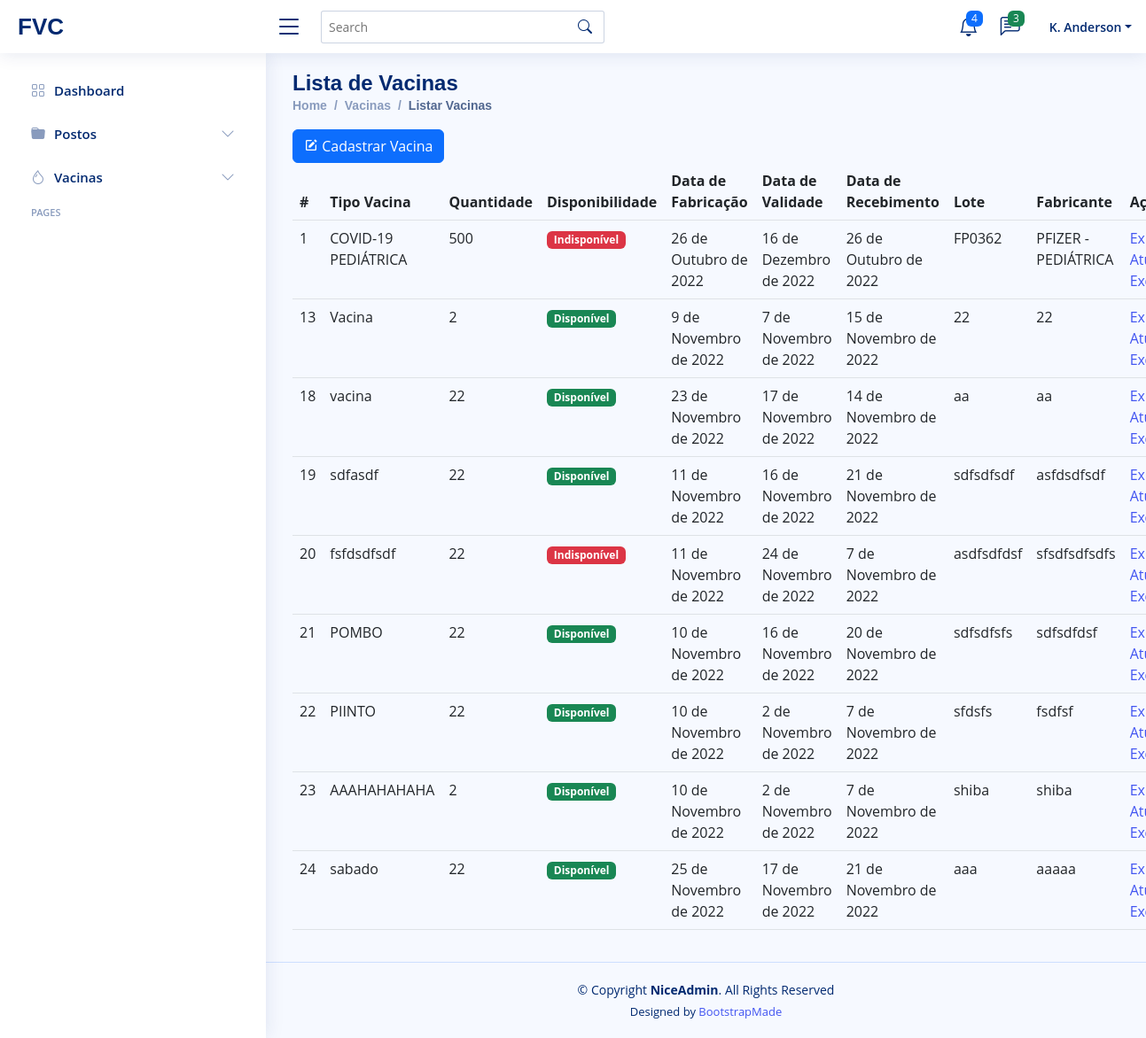
Page /vacindex/ on the earlier database version.
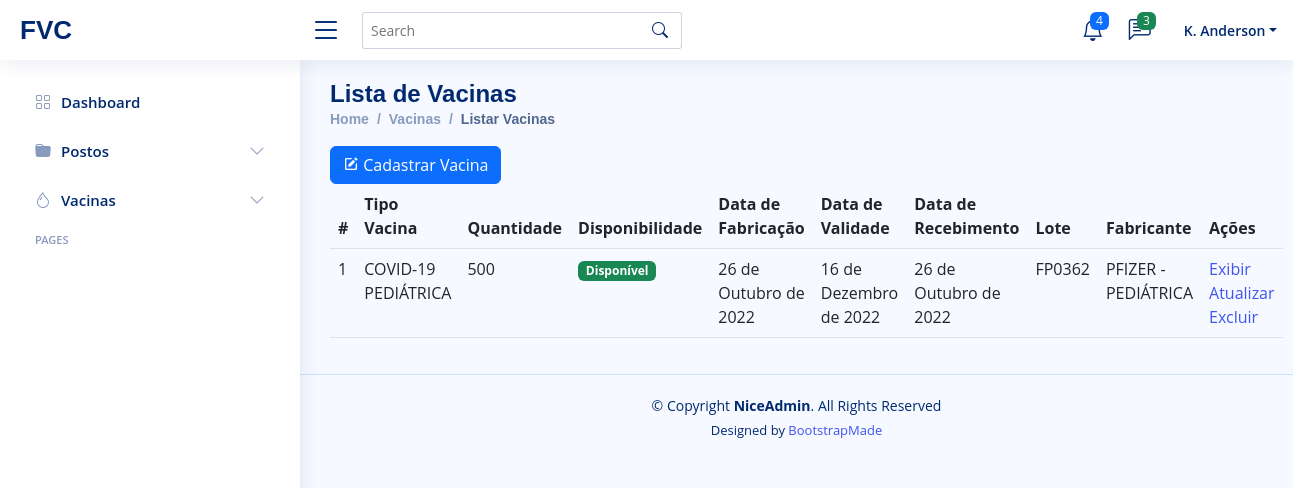
Same page on the later database version.
### core/models.py (models this page shows, shortened)
class vacinas(models.Model):
    DISPONIBILIDADE_CHOICES=[
        [1, "Disponível"],
        [0, "Indisponível"]
    ]
    vac_tipo_vacina = models.CharField(max_length = 120)
    vac_lote = models.CharField(max_length = 45)
    vac_fabricante = models.CharField(max_length = 45)
    vac_descricao = models.TextField(max_length = 300)
    vac_quantidade = models.IntegerField()
    vac_disponibilidade = models.BooleanField(choices=DISPONIBILIDADE_CHOICES)
    vac_contraindicacao = models.TextField(max_length = 300)
    vac_reacoes = models.TextField(max_length = 300)
    vac_data_fabricacao = models.DateField()
    vac_data_validade = models.DateField()
    vac_data_recebimento = models.DateField()
    vac_posto = models.ForeignKey("Postos", on_delete=models.CASCADE, related_name='Vacinas')
    vac_dias = models.ManyToManyField("Dias", related_name = "Vacinas")
    class Meta:
        verbose_name_plural = "Vacinas"

### core/views.py (the view)
# urls.py: path('vacindex/', vac_index, name= "lista_vacinas"),
def vac_index(request):
    vacina = vacinas.objects.all()
    pacote = {"vacinaChave": vacina}
    return render(request, "vac-index.html", pacote)

### core/templates/vac-index.html (shortened to what this page needs)
{%extends 'layouts/pages-blank.html'%}
{%block page-name%}Lista de Vacinas{%endblock page-name%}
{%block directory%}
<li class="breadcrumb-item"><a href="index.html">Home</a></li>
<li class="breadcrumb-item">Vacinas</li>
<li class="breadcrumb-item active">Listar Vacinas</li>
{%endblock directory%}
{%block main-content%}
<a href= "{% url 'create_vacinas'%}">
  <button type="button" class="btn btn-primary">
    <i class="bx bxs-edit"></i>
    Cadastrar Vacina
  </button>
  </a>
<table class="table">
  <thead>
    <tr>
      <th scope="col">#</th>
      <th scope="col">Tipo Vacina</th>
      <th scope="col">Quantidade</th>
      <th scope="col">Disponibilidade</th>
      <th scope="col">Data de Fabricação</th>
      <th scope="col">Data de Validade</th>
      <th scope="col">Data de Recebimento</th>
      <th scope="col">Lote</th>
      <th scope="col">Fabricante</th>
      <th scope="col">Ações</th>
    </tr>
  </thead>
  <tbody>
    {%for i in vacinaChave%}
    <tr>
        <td>{{i.id}} </td>
        <td>{{i.vac_tipo_vacina}}</td>
        <td>{{i.vac_quantidade}}</td>
        {%if i.vac_disponibilidade%}
        <td><span class="badge bg-success">Disponível</span></td>
        {% else %}
        <td><span class="badge bg-danger">Indisponível</span></td>
        {% endif %}
        <td>{{i.vac_data_fabricacao}} </td>
        <td>{{i.vac_data_validade}} </td>
        <td>{{i.vac_data_recebimento}} </td>
        <td>{{i.vac_lote}} </td>
        <td>{{i.vac_fabricante}} </td>
        <td>
            <a href="{%url 'show_vacinas' i.id%}">Exibir</a>
            <a href="{%url 'update_vacinas' i.id%}">Atualizar</a>
            <a href="{%url 'delete_vacinas' i.id%}">Excluir</a>
        </td>
    </tr>
    {%endfor%}
  </tbody>
</table>
{%endblock main-content%}

### core/templates/layouts/pages-blank.html (shortened to what this page needs)
<!DOCTYPE html>
<html lang="en">
{%load static%}
<head>
  <link href="{% static 'assets/vendor/bootstrap/css/bootstrap.min.css'%}" rel="stylesheet">
  <link href="{% static 'assets/vendor/bootstrap-icons/bootstrap-icons.css'%}" rel="stylesheet">
  <link href="{% static 'assets/vendor/boxicons/css/boxicons.min.css'%}" rel="stylesheet">
  <link href="{% static 'assets/vendor/quill/quill.snow.css'%}" rel="stylesheet">
  <link href="{% static 'assets/vendor/quill/quill.bubble.css'%}" rel="stylesheet">
  <link href="{% static 'assets/vendor/remixicon/remixicon.css'%}" rel="stylesheet">
  <link href="{% static 'assets/vendor/simple-datatables/style.css'%}" rel="stylesheet">
  <link href="{% static 'assets/css/style.css'%}" rel="stylesheet">
</head>
<body>
  <header id="header" class="header fixed-top d-flex align-items-center">
    <div class="d-flex align-items-center justify-content-between">
      <a href="index.html" class="logo d-flex align-items-center">
        <span class="d-none d-lg-block">FVC</span>
      </a>
      <i class="bi bi-list toggle-sidebar-btn"></i>
    </div>
    <div class="search-bar">
      <form class="search-form d-flex align-items-center" method="POST" action="#">
        <input type="text" name="query" placeholder="Search" title="Enter search keyword">
        <button type="submit" title="Search"><i class="bi bi-search"></i></button>
      </form>
    </div>
    <nav class="header-nav ms-auto">
      <ul class="d-flex align-items-center">
        <li class="nav-item dropdown">
          <a class="nav-link nav-icon" href="#" data-bs-toggle="dropdown">
            <i class="bi bi-bell"></i>
            <span class="badge bg-primary badge-number">4</span>
          </a>
        </li>
        <li class="nav-item dropdown">
          <a class="nav-link nav-icon" href="#" data-bs-toggle="dropdown">
            <i class="bi bi-chat-left-text"></i>
            <span class="badge bg-success badge-number">3</span>
          </a>
        </li>
        <li class="nav-item dropdown pe-3">
          <a class="nav-link nav-profile d-flex align-items-center pe-0" href="#" data-bs-toggle="dropdown">
            <span class="d-none d-md-block dropdown-toggle ps-2">K. Anderson</span>
          </a>
        </li>
      </ul>
    </nav>
  </header>
  <aside id="sidebar" class="sidebar">
    <ul class="sidebar-nav" id="sidebar-nav">
      <li class="nav-item">
        <a class="nav-link collapsed" href="index.html">
          <i class="bi bi-grid"></i>
          <span>Dashboard</span>
        </a>
      </li>
      <li class="nav-item">
        <a class="nav-link collapsed" data-bs-target="#components-nav" data-bs-toggle="collapse" href="#">
          <i class="bi bi-folder-fill"></i><span>Postos</span><i class="bi bi-chevron-down ms-auto"></i>
        </a>
      </li>
      <li class="nav-item">
        <a class="nav-link collapsed" data-bs-target="#forms-nav" data-bs-toggle="collapse" href="#">
          <i class="bi bi-droplet"></i><span>Vacinas</span><i class="bi bi-chevron-down ms-auto"></i>
        </a>
      </li>
      <li class="nav-heading">Pages</li>
  </aside>
  <main id="main" class="main">
    <div class="pagetitle">
      <h1>{%block page-name%}{%endblock page-name%}</h1>
      <nav>
        <ol class="breadcrumb">
          {%block directory%}
          {%endblock directory%}
        </ol>
      </nav>
    </div>
    <section class="section">
      {%block main-content%}
      {%endblock main-content%}
    </section>
  </main>
  <footer id="footer" class="footer">
    <div class="copyright">
      &copy; Copyright <strong><span>NiceAdmin</span></strong>. All Rights Reserved
    </div>
    <div class="credits">
      Designed by <a href="https://bootstrapmade.com/">BootstrapMade</a>
    </div>
  </footer>
</body>
</html>

### core/static/assets/css/style.css (style rules this page uses)
:root { scroll-behavior: smooth; }
body { font-family: "Open Sans", sans-serif; background: #f6f9ff; color: #444444; }
a { color: #4154f1; text-decoration: none; }
h1, h2, h3, h4, h5, h6 { font-family: "Nunito", sans-serif; }
#main { margin-top: 60px; padding: 20px 30px; transition: all 0.3s; }
.pagetitle { margin-bottom: 10px; }
.pagetitle h1 { font-size: 24px; margin-bottom: 0; font-weight: 600; color: #012970; }
.breadcrumb { font-size: 14px; font-family: "Nunito", sans-serif; color: #899bbd; font-weight: 600; }
.breadcrumb a { color: #899bbd; transition: 0.3s; }
.breadcrumb .breadcrumb-item::before { color: #899bbd; }
.breadcrumb .active { color: #51678f; font-weight: 600; }
.logo { line-height: 1; }
@media (min-width: 1200px) { .logo { width: 280px; } }
.logo span { font-size: 26px; font-weight: 700; color: #012970; font-family: "Nunito", sans-serif; }
.header { transition: all 0.5s; z-index: 997; height: 60px; box-shadow: 0px 2px 20px rgba(1, 41, 112, 0.1); background-color: #fff; padding-left: 20px; }
.header .toggle-sidebar-btn { font-size: 32px; padding-left: 10px; cursor: pointer; color: #012970; }
.header .search-bar { min-width: 360px; padding: 0 20px; }
.header .search-form { width: 100%; }
.header .search-form input { border: 0; font-size: 14px; color: #012970; border: 1px solid rgba(1, 41, 112, 0.2); padding: 7px 38px 7px 8px; border-radius: 3px; transition: 0.3s; width: 100%; }
.header .search-form button { border: 0; padding: 0; margin-left: -30px; background: none; }
.header .search-form button i { color: #012970; }
.header-nav ul { list-style: none; }
.header-nav>ul { margin: 0; padding: 0; }
.header-nav .nav-icon { font-size: 22px; color: #012970; margin-right: 25px; position: relative; }
.header-nav .nav-profile { color: #012970; }
.header-nav .nav-profile span { font-size: 14px; font-weight: 600; }
.header-nav .badge-number { position: absolute; inset: -2px -5px auto auto; font-weight: normal; font-size: 12px; padding: 3px 6px; }
.sidebar { position: fixed; top: 60px; left: 0; bottom: 0; width: 300px; z-index: 996; transition: all 0.3s; padding: 20px; overflow-y: auto; scrollbar-width: thin; scrollbar-color: #aab7cf transparent; box-shadow: 0px 0px 20px rgba(1, 41, 112, 0.1); background-color: #fff; }
@media (min-width: 1200px) { #main, #footer { margin-left: 300px; } }
.sidebar-nav { padding: 0; margin: 0; list-style: none; }
.sidebar-nav li { padding: 0; margin: 0; list-style: none; }
.sidebar-nav .nav-item { margin-bottom: 5px; }
.sidebar-nav .nav-heading { font-size: 11px; text-transform: uppercase; color: #899bbd; font-weight: 600; margin: 10px 0 5px 15px; }
.sidebar-nav .nav-link { display: flex; align-items: center; font-size: 15px; font-weight: 600; color: #4154f1; transition: 0.3; background: #f6f9ff; padding: 10px 15px; border-radius: 4px; }
.sidebar-nav .nav-link i { font-size: 16px; margin-right: 10px; color: #4154f1; }
.sidebar-nav .nav-link.collapsed { color: #012970; background: #fff; }
.sidebar-nav .nav-link.collapsed i { color: #899bbd; }
.sidebar-nav .nav-link .bi-chevron-down { margin-right: 0; transition: transform 0.2s ease-in-out; }
.footer { padding: 20px 0; font-size: 14px; transition: all 0.3s; border-top: 1px solid #cddfff; }
.footer .copyright { text-align: center; color: #012970; }
.footer .credits { padding-top: 5px; text-align: center; font-size: 13px; color: #012970; }

Differences in the rows shown:
removed vacinas: id "13", vac_tipo_vacina "Vacina", vac_quantidade "2", vac_disponibilidade "Disponível", vac_data_fabricacao "9 de Novembro de 2022", vac_data_validade "7 de Novembro de 2022", vac_data_recebimento "15 de Novembro de 2022", vac_lote "22", vac_fabricante "22"
removed vacinas: id "18", vac_tipo_vacina "vacina", vac_quantidade "22", vac_disponibilidade "Disponível", vac_data_fabricacao "23 de Novembro de 2022", vac_data_validade "17 de Novembro de 2022", vac_data_recebimento "14 de Novembro de 2022", vac_lote "aa", vac_fabricante "aa"
removed vacinas: id "19", vac_tipo_vacina "sdfasdf", vac_quantidade "22", vac_disponibilidade "Disponível", vac_data_fabricacao "11 de Novembro de 2022", vac_data_validade "16 de Novembro de 2022", vac_data_recebimento "21 de Novembro de 2022", vac_lote "sdfsdfsdf", vac_fabricante "asfdsdfsdf"
removed vacinas: id "20", vac_tipo_vacina "fsfdsdfsdf", vac_quantidade "22", vac_disponibilidade "Indisponível", vac_data_fabricacao "11 de Novembro de 2022", vac_data_validade "24 de Novembro de 2022", vac_data_recebimento "7 de Novembro de 2022", vac_lote "asdfsdfdsf", vac_fabricante "sfsdfsdfsdfs"
removed vacinas: id "21", vac_tipo_vacina "POMBO", vac_quantidade "22", vac_disponibilidade "Disponível", vac_data_fabricacao "10 de Novembro de 2022", vac_data_validade "16 de Novembro de 2022", vac_data_recebimento "20 de Novembro de 2022", vac_lote "sdfsdfsfs", vac_fabricante "sdfsdfdsf"
removed vacinas: id "22", vac_tipo_vacina "PIINTO", vac_quantidade "22", vac_disponibilidade "Disponível", vac_data_fabricacao "10 de Novembro de 2022", vac_data_validade "2 de Novembro de 2022", vac_data_recebimento "7 de Novembro de 2022", vac_lote "sfdsfs", vac_fabricante "fsdfsf"
removed vacinas: id "23", vac_tipo_vacina "AAAHAHAHAHA", vac_quantidade "2", vac_disponibilidade "Disponível", vac_data_fabricacao "10 de Novembro de 2022", vac_data_validade "2 de Novembro de 2022", vac_data_recebimento "7 de Novembro de 2022", vac_lote "shiba", vac_fabricante "shiba"
removed vacinas: id "24", vac_tipo_vacina "sabado", vac_quantidade "22", vac_disponibilidade "Disponível", vac_data_fabricacao "25 de Novembro de 2022", vac_data_validade "17 de Novembro de 2022", vac_data_recebimento "21 de Novembro de 2022", vac_lote "aaa", vac_fabricante "aaaaa"
changed vacinas "COVID-19 PEDIÁTRICA": vac_disponibilidade "Indisponível" → "Disponível"
